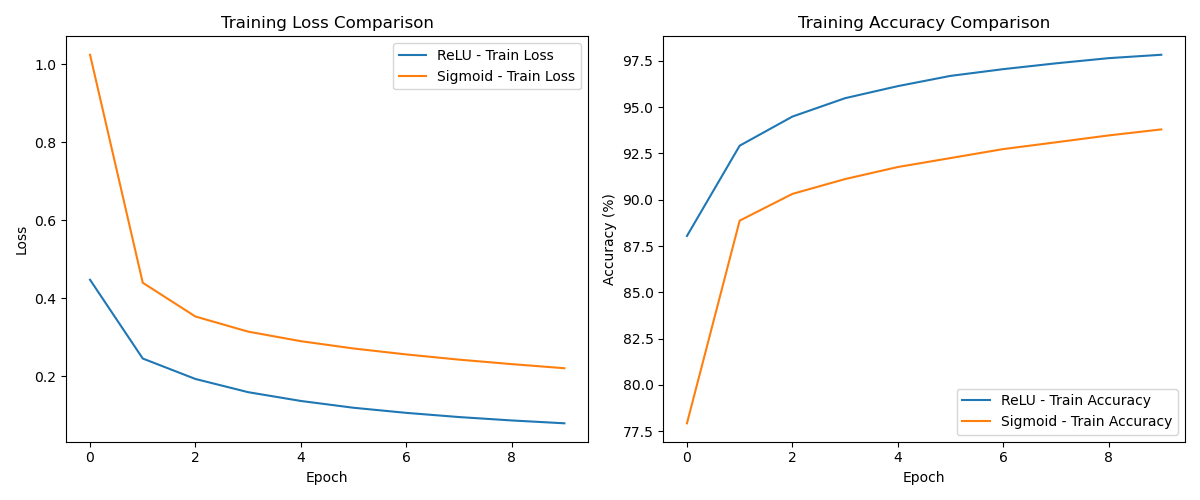

Write the Python code that produced this figure.
import torch
import torch.nn as nn
import torch.optim as optim
from torchvision import datasets, transforms
from torch.utils.data import DataLoader
import matplotlib.pyplot as plt

# 1. Data Preparation
# Define transformations for the training and test sets
transform = transforms.Compose([
    transforms.ToTensor(),  # Convert PIL image to PyTorch Tensor
    transforms.Normalize((0.1307,), (0.3081,))  # Normalize the dataset
])

# Download and load the training and test datasets
train_dataset = datasets.MNIST(root='./data', train=True,
                               transform=transform, download=True)
test_dataset = datasets.MNIST(root='./data', train=False,
                              transform=transform, download=True)

# Create data loaders
train_loader = DataLoader(dataset=train_dataset, batch_size=32, shuffle=True)
test_loader = DataLoader(dataset=test_dataset, batch_size=32, shuffle=False)

# 2. Model Construction
class MLP(nn.Module):
    def __init__(self, activation_fn):
        super(MLP, self).__init__()
        self.flatten = nn.Flatten()
        self.hidden = nn.Linear(28*28, 128)  # Input layer to hidden layer
        self.activation = activation_fn      # Use passed activation function
        self.output = nn.Linear(128, 10)     # Hidden layer to output layer
        self.softmax = nn.LogSoftmax(dim=1)  # Use LogSoftmax for numerical stability

    def forward(self, x):
        x = self.flatten(x)
        x = self.hidden(x)
        x = self.activation(x)
        x = self.output(x)
        x = self.softmax(x)
        return x

# Create two models, one with ReLU and one with Sigmoid
model_relu = MLP(activation_fn=nn.ReLU())
model_sigmoid = MLP(activation_fn=nn.Sigmoid())

# 3. Model Compilation
def train_and_evaluate_model(model, epochs=10):
    criterion = nn.NLLLoss()  # Negative Log Likelihood Loss (used with LogSoftmax)
    optimizer = optim.SGD(model.parameters(), lr=0.01)
    train_losses = []
    test_losses = []
    train_accuracies = []
    test_accuracies = []

    for epoch in range(epochs):
        # Training
        model.train()
        epoch_loss = 0
        correct = 0

        for data, target in train_loader:
            optimizer.zero_grad()
            output = model(data)
            loss = criterion(output, target)  # target is not one-hot encoded in PyTorch
            loss.backward()
            optimizer.step()

            epoch_loss += loss.item()
            pred = output.argmax(dim=1, keepdim=True)
            correct += pred.eq(target.view_as(pred)).sum().item()

        train_losses.append(epoch_loss / len(train_loader))
        train_accuracy = 100. * correct / len(train_loader.dataset)
        train_accuracies.append(train_accuracy)

        # Validation
        model.eval()
        test_loss = 0
        correct = 0
        with torch.no_grad():
            for data, target in test_loader:
                output = model(data)
                test_loss += criterion(output, target).item()
                pred = output.argmax(dim=1, keepdim=True)
                correct += pred.eq(target.view_as(pred)).sum().item()

        test_loss /= len(test_loader)
        test_accuracy = 100. * correct / len(test_loader.dataset)
        test_losses.append(test_loss)
        test_accuracies.append(test_accuracy)

        print(f'Epoch {epoch+1}/{epochs}, Train Loss: {train_losses[-1]:.4f}, Train Accuracy: {train_accuracy:.2f}%, Test Loss: {test_loss:.4f}, Test Accuracy: {test_accuracy:.2f}%')

    return train_losses, test_losses, train_accuracies, test_accuracies

# Train both models
train_losses_relu, test_losses_relu, train_accuracies_relu, test_accuracies_relu = train_and_evaluate_model(model_relu)
train_losses_sigmoid, test_losses_sigmoid, train_accuracies_sigmoid, test_accuracies_sigmoid = train_and_evaluate_model(model_sigmoid)

# 4. Plotting the Results
plt.figure(figsize=(12, 5))

# Plot training losses
plt.subplot(1, 2, 1)
plt.plot(train_losses_relu, label='ReLU - Train Loss')
plt.plot(train_losses_sigmoid, label='Sigmoid - Train Loss')
plt.xlabel('Epoch')
plt.ylabel('Loss')
plt.title('Training Loss Comparison')
plt.legend()

# Plot training accuracies
plt.subplot(1, 2, 2)
plt.plot(train_accuracies_relu, label='ReLU - Train Accuracy')
plt.plot(train_accuracies_sigmoid, label='Sigmoid - Train Accuracy')
plt.xlabel('Epoch')
plt.ylabel('Accuracy (%)')
plt.title('Training Accuracy Comparison')
plt.legend()

plt.tight_layout()
plt.show()

# Plot test losses and accuracies
plt.figure(figsize=(12, 5))

# Plot test losses
plt.subplot(1, 2, 1)
plt.plot(test_losses_relu, label='ReLU - Test Loss')
plt.plot(test_losses_sigmoid, label='Sigmoid - Test Loss')
plt.xlabel('Epoch')
plt.ylabel('Loss')
plt.title('Test Loss Comparison')
plt.legend()

# Plot test accuracies
plt.subplot(1, 2, 2)
plt.plot(test_accuracies_relu, label='ReLU - Test Accuracy')
plt.plot(test_accuracies_sigmoid, label='Sigmoid - Test Accuracy')
plt.xlabel('Epoch')
plt.ylabel('Accuracy (%)')
plt.title('Test Accuracy Comparison')
plt.legend()

plt.tight_layout()
plt.show()
